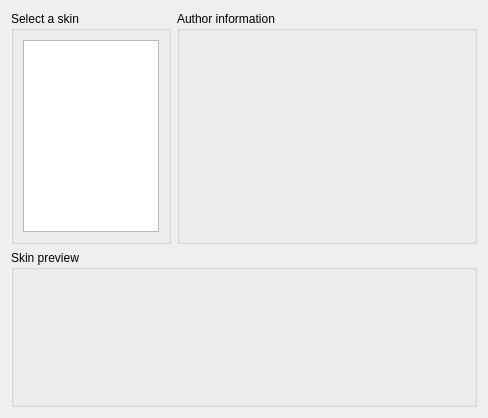
     <widget class="QWidget" name="Skins">
      <attribute name="title">
       <string>Skins</string>
      </attribute>
      <layout class="QVBoxLayout">
       <item>
        <layout class="QHBoxLayout">
         <item>
          <widget class="QGroupBox" name="groupBox_3">
           <property name="minimumSize">
            <size>
             <width>0</width>
             <height>0</height>
            </size>
           </property>
           <property name="maximumSize">
            <size>
             <width>160</width>
             <height>16777215</height>
            </size>
           </property>
           <property name="title">
            <string>Select a skin</string>
           </property>
           <layout class="QHBoxLayout">
            <item>
             <widget class="QListWidget" name="skinList">
              <property name="maximumSize">
               <size>
                <width>150</width>
                <height>16777215</height>
               </size>
              </property>
             </widget>
            </item>
           </layout>
          </widget>
         </item>
         <item>
          <widget class="QGroupBox" name="groupBox_8">
           <property name="minimumSize">
            <size>
             <width>300</width>
             <height>166</height>
            </size>
           </property>
           <property name="title">
            <string>Author information</string>
           </property>
           <layout class="QVBoxLayout">
            <item>
             <widget class="QLabel" name="authorInfo">
              <property name="sizePolicy">
               <sizepolicy hsizetype="Expanding" vsizetype="Preferred">
                <horstretch>0</horstretch>
                <verstretch>0</verstretch>
               </sizepolicy>
              </property>
              <property name="text">
               <string/>
              </property>
              <property name="scaledContents">
               <bool>true</bool>
              </property>
              <property name="alignment">
               <set>Qt::AlignLeading|Qt::AlignLeft|Qt::AlignTop</set>
              </property>
             </widget>
            </item>
           </layout>
          </widget>
         </item>
        </layout>
       </item>
       <item>
        <widget class="QGroupBox" name="groupBox_9">
         <property name="minimumSize">
          <size>
           <width>0</width>
           <height>150</height>
          </size>
         </property>
         <property name="title">
          <string>Skin preview</string>
         </property>
         <layout class="QVBoxLayout">
          <item>
           <widget class="QLabel" name="skinPreview">
            <property name="minimumSize">
             <size>
              <width>0</width>
              <height>116</height>
             </size>
            </property>
            <property name="text">
             <string/>
            </property>
            <property name="alignment">
             <set>Qt::AlignCenter</set>
            </property>
           </widget>
          </item>
         </layout>
        </widget>
       </item>
      </layout>
     </widget>
